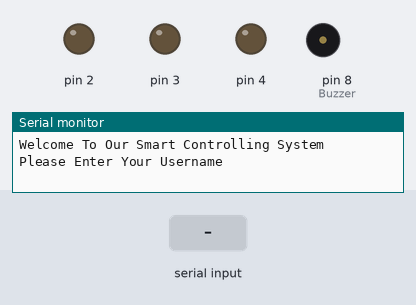
This sketch was run on a simulated Arduino Uno, built with avr-gcc and run on an emulated ATmega328P. Shown: output pins drawn as LEDs (lit = HIGH), buzzer (waves = sounding, pin HIGH), the last lines printed to the serial monitor. Dashed ring = blinking. Inputs (shaded band) come from the test bench.

Above: at 1.2 s.
1.3 s: "Abdo" received over Serial
3.8 s: "13499" received over Serial
6.3 s: "1" received over Serial
At 6.7 s:
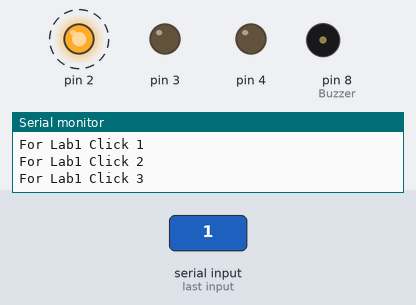
At 7.2 s:
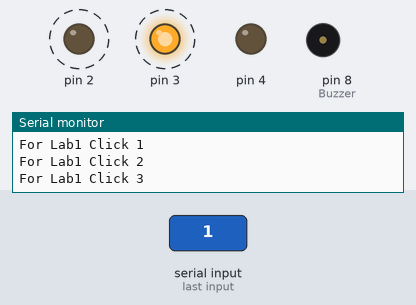
Timing chart, 0 to 15.3 s (numbered marks = the images above; inputs shaded):
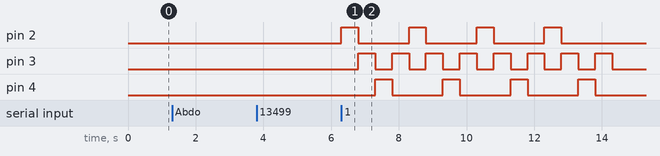

Measured:
- after the input at 6.3 s, pin 2: alternates HIGH for 0.50 s and LOW for 1.5 s, starting at once; pin 3: alternates HIGH for 0.50 s and LOW for 0.50 s, starting after 0.50 s; pin 4: alternates HIGH for 0.50 s and LOW for 1.5 s, starting after 1.0 s

The sketch:

Task2.ino
```cpp
byte Buzzer = 8;
byte SW1 = 6;
byte SW2 = 7;
void setup() {
  // put your setup code here, to run once:
  pinMode(SW1,INPUT);
  pinMode(SW1,INPUT);
  pinMode(Buzzer,OUTPUT);
  for(char i=2;i<=4;i++)
  {
    pinMode(i,OUTPUT);
  }
Serial.begin(9600);
}

void loop() {
  // put your main code here, to run repeatedly:
  Serial.println("Welcome To Our Smart Controlling System");
  Serial.println("Please Enter Your Username");
  while(1)
  {
    if(Serial.available() > 0)
  {
    break;
  }
  }

  String Name = Serial.readString();
  Name.trim();
  if(Name == "Abdo")
  {
      bool flag = false ;
      for(byte i = 0; i<4; i++)
      {
        Serial.println("Please Enter Your Password");
        while(1)
        {
          if(Serial.available() > 0)
         {
          break;
         }
        }
        String password = Serial.readString();
        password.trim();
        if( password == "13499")
        {
          flag = true;
          break;
        }
        if( i != 3)
        Serial.println("Wrong Password , Tryagain");

      }
      if(flag)
      {
        Serial.println("Choose Your Lab");
        Serial.println("For Lab1 Click 1");
        Serial.println("For Lab1 Click 2");
        Serial.println("For Lab1 Click 3");
       while(1)
       {
        if(Serial.available() > 0)
        {
          break;
        }
       }
        char C = Serial.read();
        if( C == '1')
        {
          for( char j = 0 ; j<4;j++)
             {
              for(char i =2;i<=4;i++)
              {
                digitalWrite(i,HIGH);
                delay(500);
                digitalWrite(i,LOW);
              }
              digitalWrite(3,HIGH);
              delay(500);
              digitalWrite(3,LOW);
             }
        }
        else if ( C == '2')
        {
          for(char j =0 ;j<4;j++)
           {
            for(char i =2;i<=4;i++)
            {
              digitalWrite(i,HIGH);
            }
            delay(500);
            for(char i =2;i<=4;i++)
            {
              digitalWrite(i,LOW);
            }
            delay(500);
           }

        }
        else if ( C == '3')
        {
          for( char j = 0 ; j<4;j++)
           {
            for(char i =2;i<=4;i++)
            {
              digitalWrite(i,HIGH);
              delay(500);
            }
            for(char i =4;i>=2;i--)
            {
              digitalWrite(i,LOW);
              delay(500);
            }
           }
        }
        else
        {

        }

      }
      else
      {
        Serial.println("Block for 2 seconds");
        digitalWrite(Buzzer,HIGH);
        delay(2000);
        Serial.println("For Remove the Block Click on Switch 1 ");
        Serial.println("For Turnoff the Block Click on Switch 2 ");
        while(1)
        {
        byte S1 = digitalRead(SW1);
        byte S2 = digitalRead(SW2);
        if(S1 == HIGH)
        {
           digitalWrite(Buzzer,LOW);
        }
        else if (S2 == HIGH)
         {
          break;
         }
        }
       }
  }

  else
  {
    Serial.println("Wrong Username, Tryagain");
  }
}
```
